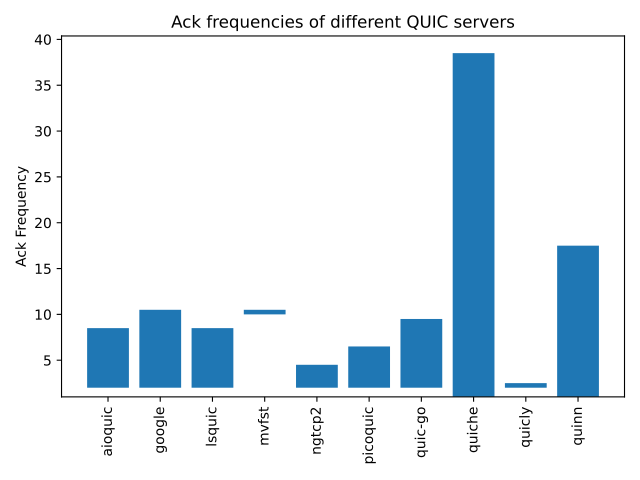

This figure's Python source:
import matplotlib.pyplot as plt
import numpy as np
plt.rcParams["figure.autolayout"] = True
fig = plt.figure()
# Using the Handshake trace on Nov 23, 2021

servers = ['aioquic', 'google', 'lsquic', 'mvfst', 'ngtcp2', 'picoquic', 'quic-go', 'quiche', 'quicly', 'quinn']
ackfreq_min = [2,2,2,10,2,2,2,1,2,1]
ackfreq_max = [8,10,8,10,4,6,9,38,2,17]
ackfreq_delta = ackfreq_max
for i in range(len(ackfreq_max)):
  ackfreq_max[i]=ackfreq_max[i]-ackfreq_min[i]+0.5
plt.xticks(ticks=range(len(servers)), labels=servers, rotation=90)
plt.yticks(ticks=[0,5,10,15,20,25,30,35,40])
#plt.boxplot(servers,ackfreq,whis='range')

plt.ylabel('Ack Frequency')
plt.bar(servers, ackfreq_max, bottom=ackfreq_min)
plt.title('Ack frequencies of different QUIC servers')
plt.show()
